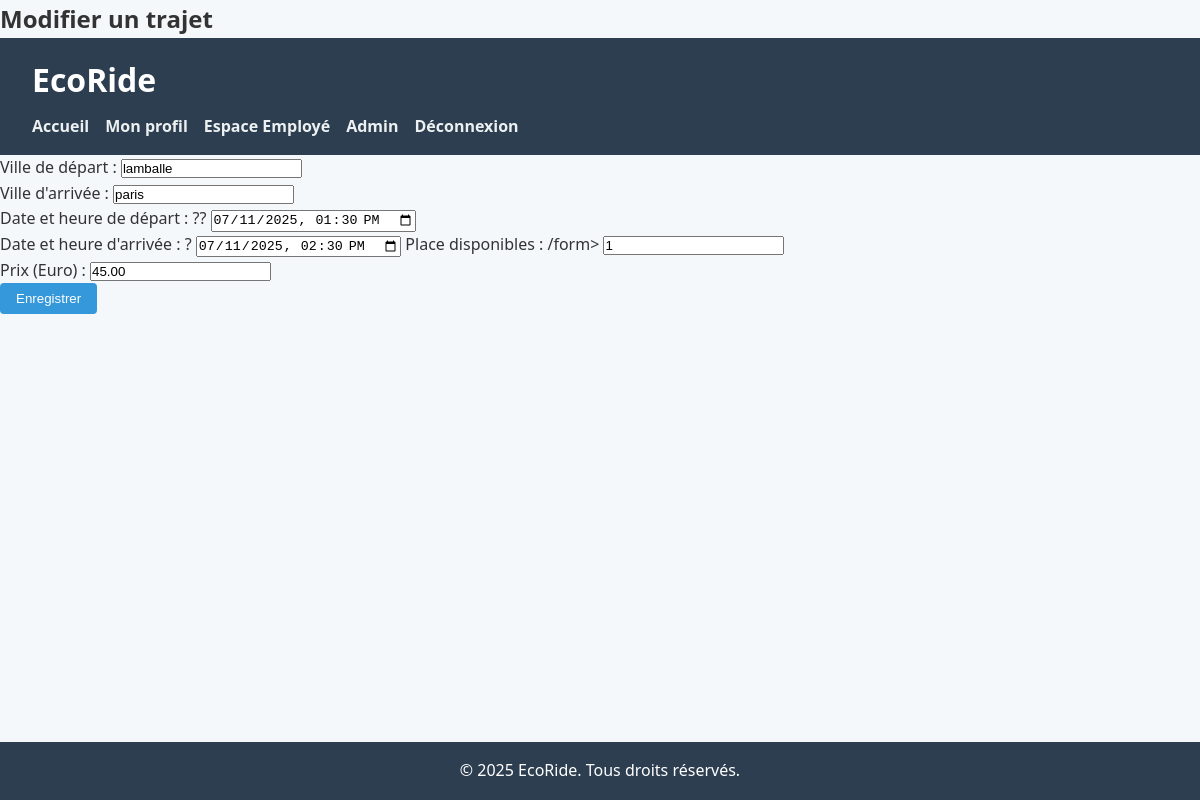
The app's page /covoiturage/index.php?page=edit-trip&id=4 (signed in) with its own data.
### tables this page shows
CREATE TABLE `trips` (
  `id` int NOT NULL,
  `user_id` int NOT NULL,
  `vehicle_id` int NOT NULL,
  `departure_city` varchar(100) DEFAULT NULL,
  `arrival_city` varchar(100) DEFAULT NULL,
  `departure_datetime` datetime DEFAULT NULL,
  `arrival_datetime` datetime DEFAULT NULL,
  `seats_available` int DEFAULT NULL,
  `price` decimal(5,2) DEFAULT NULL,
  `created_at` timestamp NULL DEFAULT CURRENT_TIMESTAMP,
  `is_started` tinyint(1) DEFAULT '0',
  `is_completed` tinyint(1) DEFAULT '0'
);

### covoiturage/controllers/UserController.php (called while the page is built, shortened)
<?php
class UserController {
    public function editTrip() {
        $db = connectDB();
        $trip_id = $_GET['id'] ?? null;
        $stmt = $db->prepare("SELECT * FROM trips WHERE id = ? AND user_id = ?");
        $stmt->execute([$trip_id, $_SESSION['user_id']]);
        $trip = $stmt->fetch(PDO::FETCH_ASSOC);
        require 'views/edit_trip.php';
    }
}

### covoiturage/index.php (called while the page is built)
<?php
require_once 'router.php';

### covoiturage/views/edit_trip.php (the view)
<h2> Modifier un trajet</h2>
<link rel="stylesheet" href="assets/css/style.css">
<?php require 'views/partials/header.php'; ?>
<form method="POST" action="index.php?page=edit-trip&id=<?= $trip['id'] ?>">
    <label>Ville de départ :</label>
        <input type="text" name="departure_city" value="<?= htmlspecialchars($trip['departure_city']) ?>" required>
    </label><br>
    <label>Ville d'arrivée :
        <input type="text" name="arrival_city" value="<?= htmlspecialchars($trip['arrival_city']) ?>" required>
    </label><br>
    <label>Date et heure de départ : ??
        <input type="datetime-local" name="departure_datetime" value="<?= date('Y-m-d\TH:i', strtotime($trip['departure_datetime'])) ?>" required>
    </label><br>
    <label>Date et heure d'arrivée : ?
        <input type="datetime-local" name="arrival_datetime" value="<?= date('Y-m-d\TH:i', strtotime($trip['arrival_datetime'])) ?>" required>
    </label>
    <label>Place disponibles : /form>
        <input type="number" name="seats_available" value="<?= htmlspecialchars($trip['seats_available']) ?>" min="1" required>
    </label><br>
    <label>Prix (Euro) :
        <input type="number" name="price" value="<?= htmlspecialchars($trip['price']) ?>" step="0,01" required>
    </label><br>
    <button type="submit"> Enregistrer</button>
</form>
<?php require 'views/partials/footer.php'; ?>

### covoiturage/assets/css/style.css (style rules this page uses)
* { margin: 0; padding: 0; box-sizing: border-box; }
body { font-family: 'Segoe UI', Tahoma, Geneva, Verdana, sans-serif; background: #f4f8fb; color: #333; line-height: 1.6; padding-bottom: 60px; }
button { padding: 0.5rem 1rem; background-color: #3498db; color: white; border: none; cursor: pointer; border-radius: 4px; }

### records on screen
trips: departure_city "lamballe", arrival_city "paris", departure_datetime "07/11/2025 13:30", arrival_datetime "07/11/2025 14:30", seats_available "1", price "45.00"
